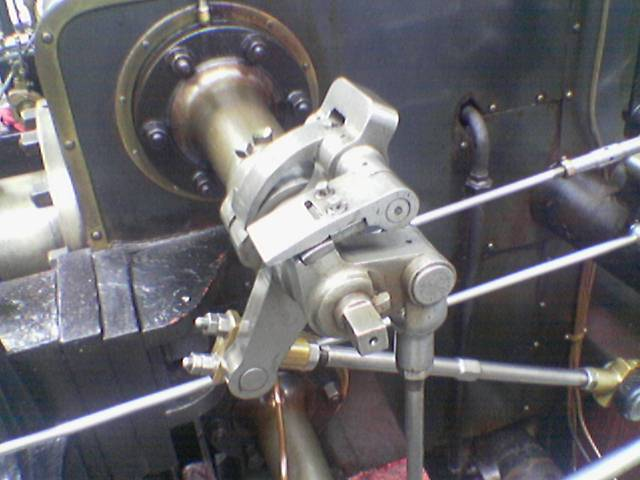
#> input picture image_process/sobel_filter/original.png, 640 x 480 px
$ python sobel.py
#> lines starting #> are read from the running program, lines starting #| are printed output that depends on the picture
#%%
from PIL import Image
import numpy as np

#%%
img = Image.open("original.png").convert("L")
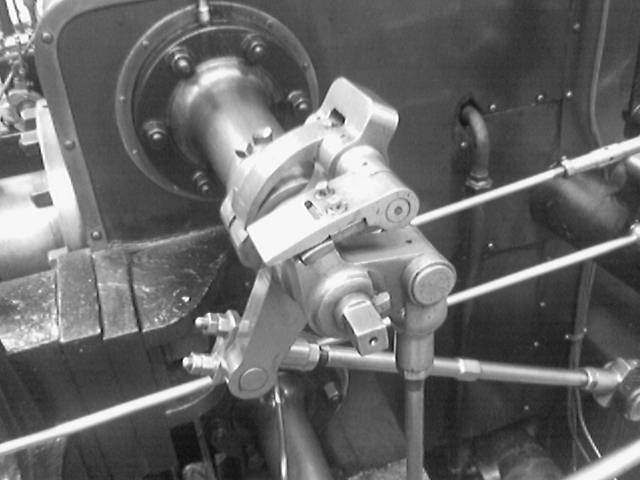
#> img: PIL image 640x480 L; min 6, max 255, mean 105.7
original = np.asanyarray(img)
# img.save("greyscale.png")

# %%
rows, columns = original.shape
#> rows = 480; columns = 640
Gx = np.array([[1.0, 0.0, -1.0], [2.0, 0.0, -2.0], [1.0, 0.0, -1.0]])
Gy = np.array([[1.0, 2.0, 1.0], [0.0, 0.0, 0.0], [-1.0, -2.0, -1.0]])
sobel_filtered_image = np.zeros(shape=(rows, columns))

for i in range(rows - 2):
    for j in range(columns - 2):
        gx = np.sum(np.multiply(Gx, original[i : i + 3, j : j + 3]))  # x direction
        gy = np.sum(np.multiply(Gy, original[i : i + 3, j : j + 3]))  # y direction
        sobel_filtered_image[i + 1, j + 1] = np.sqrt(gx**2 + gy**2)
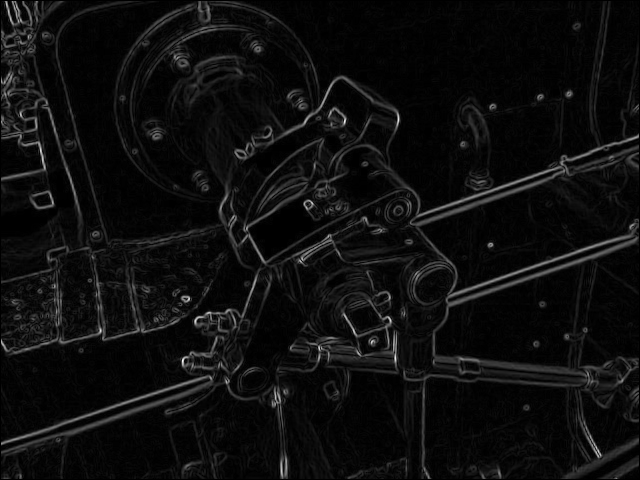
#> sobel_filtered_image: shape (480, 640) float64; min 0, max 884, mean 49.3; drawn with min black and max white


# %%
sobel_filtered_image = sobel_filtered_image.astype(dtype=np.uint8)
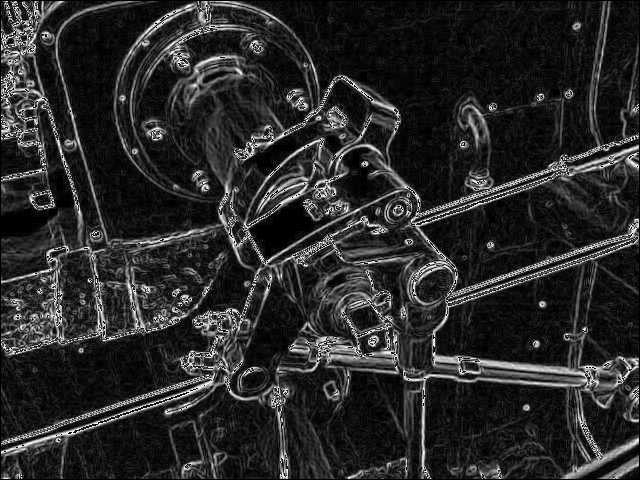
#> sobel_filtered_image: shape (480, 640); min 0, max 255, mean 41.5
new_img = Image.fromarray(sobel_filtered_image, "L")
new_img.show()
new_img.save("edge_py.png")

# %%
# read img data from cuda output and plot

cuda_data = np.fromfile("./edge_cuda.txt", dtype=np.int32, sep="\n")
#> (reads image_process/sobel_filter/edge_cuda.txt from the repository)
print(cuda_data.max())
cuda_data = cuda_data.reshape(original.shape)
cuda_data = cuda_data.astype(np.uint8) + np.uint8(1)
cuda_img = Image.fromarray(cuda_data, "L")
cuda_img.show()
cuda_img.save("edge_cuda.png")


#%%
cuda = cuda_data.astype(np.int32)
py = sobel_filtered_image.astype(np.int32)

for i in cuda:
#> (the run stopped early here; a loop or call above may not have finished)
